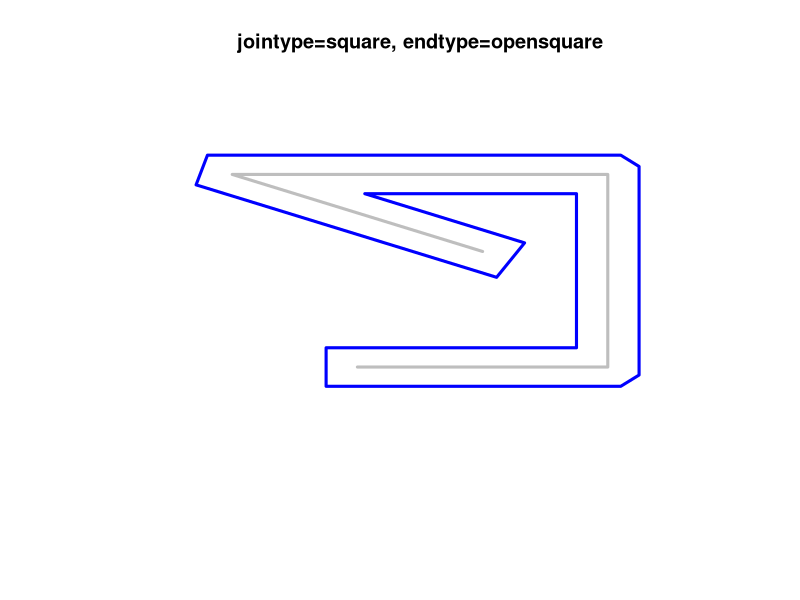
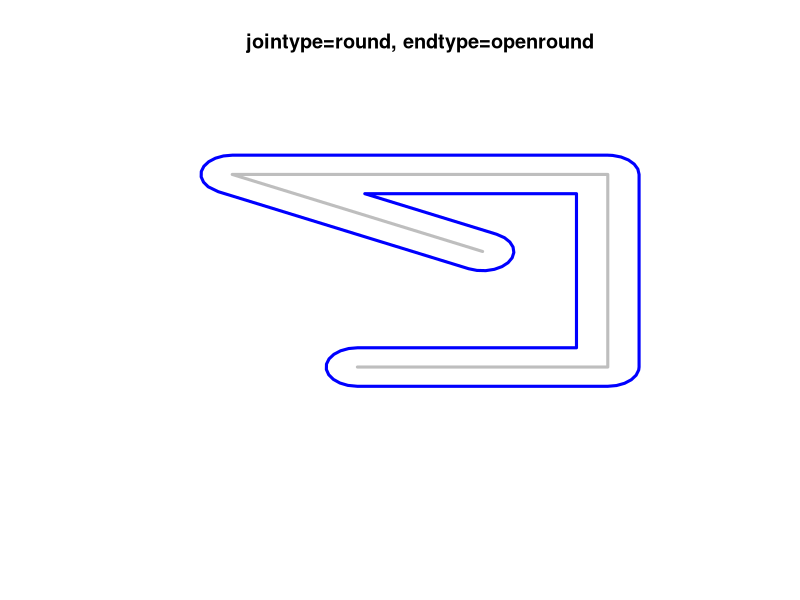

Write R code to recreate these figures, in order.
library(polyclip)


### Name: polylineoffset
### Title: Polygonal Line Offset
### Aliases: polylineoffset
### Keywords: spatial math

### ** Examples

  A <- list(list(x=c(4,8,8,2,6), y=c(3,3,8,8,6)))

  plot(c(0,10),c(0,10), type="n",
        main="jointype=square, endtype=opensquare", 
        axes=FALSE, xlab="", ylab="")
  lines(A[[1]], col="grey", lwd=3)
  C <- polylineoffset(A, 0.5, jointype="square", endtype="opensquare")
  polygon(C[[1]], lwd=3, border="blue")

  plot(c(0,10),c(0,10), type="n",
        main="jointype=round, endtype=openround", 
        axes=FALSE, xlab="", ylab="")
  lines(A[[1]], col="grey", lwd=3)
  C <- polylineoffset(A, 0.5, jointype="round", endtype="openround")
  polygon(C[[1]], lwd=3, border="blue")
